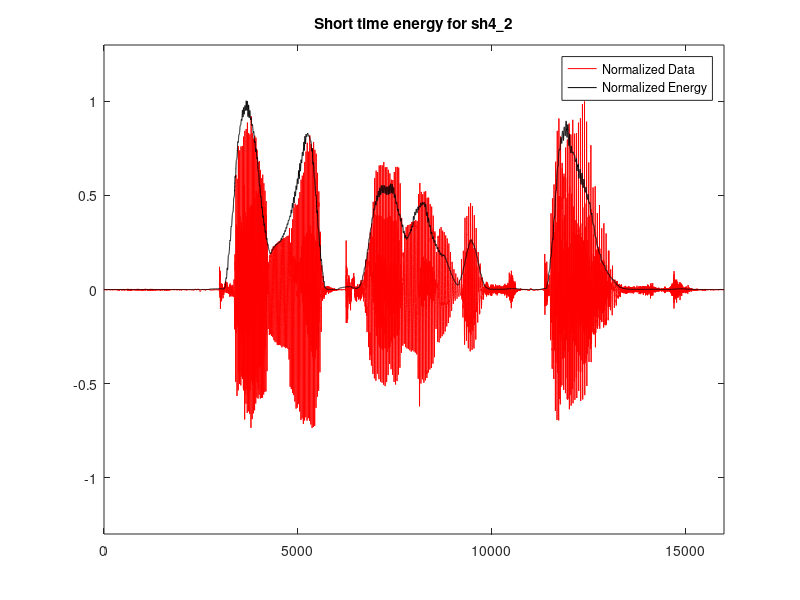
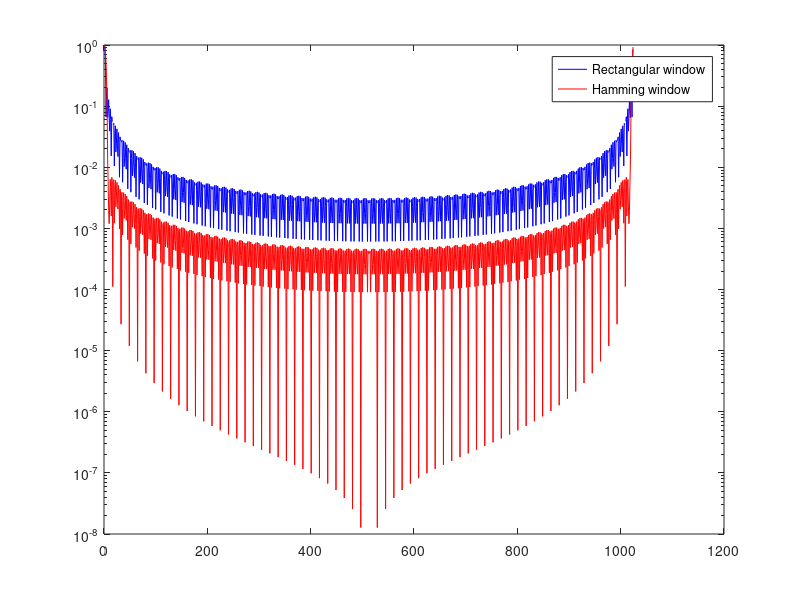
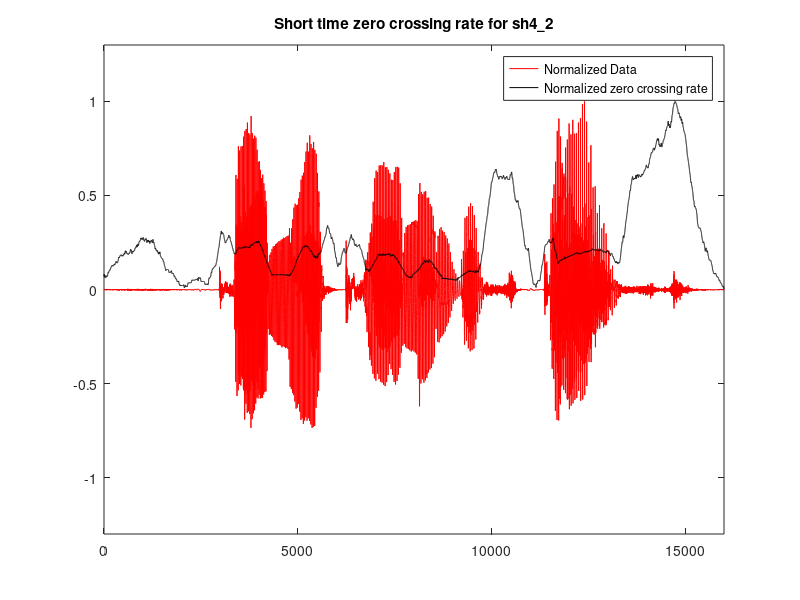
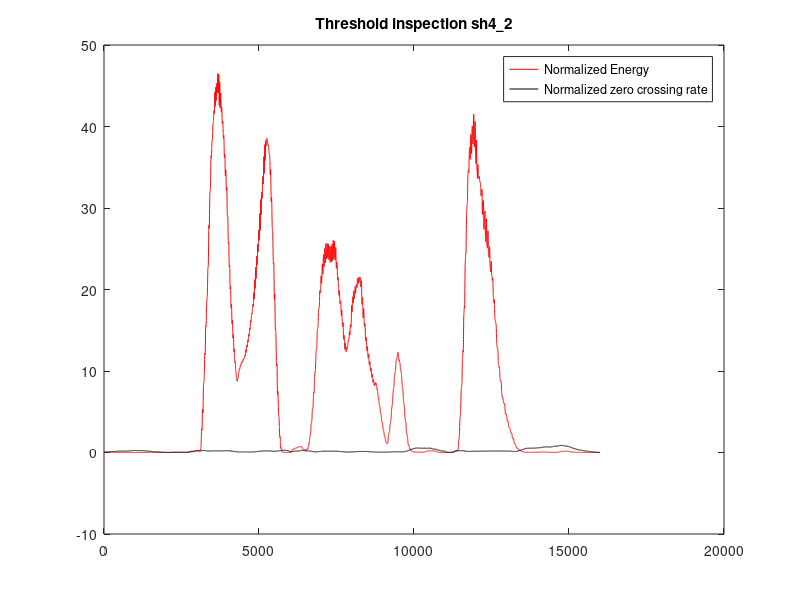

Write the MATLAB code that produced these figures, in order. (Note: this script raises an error after producing the figures.)
clear all
close all
clc

load normed_speech.mat
% data=sh4_2;
data=sh4_7;

frame_len=320;
frame_shift=10;
num_frames=fix(length(data)/frame_shift-frame_len/frame_shift);

for i=1:num_frames
    frame=data(((i-1)*frame_shift+1):(i*frame_shift+frame_len));
    energy(i)=sum(frame.*frame);
    zcr(i) = sum(abs(diff(frame>0)))/frame_len;
end

% subplot(2,1,1), plot(energy)
% title('Short time energy, sh4\_2, N=320, rectangular')
% subplot(2,1,2), plot(data)
% title('sh4\_2')

dataAxis=0:length(data)-1;
interpEnergy=resample(energy,length(data),length(energy));
interpZCR = resample(zcr,length(data),length(zcr));

figure(1)
plot(dataAxis, data./max(data), 'r')
hold on
plot(dataAxis, interpEnergy./max(energy), 'k')
legend('Normalized Data', 'Normalized Energy')
title('Short time energy for sh4\_2')
axis([0 inf -1.3 1.3])

%soundsc(data',8000)

rectang = ones(frame_len,1);
recPad = padarray(rectang, ceil((1024-length(rectang))/2));
hambone = hamming(frame_len);
hamPad = padarray(hambone, ceil((1024-length(hambone))/2));
fftRec = fft(recPad)/length(recPad);
fftHam = fft(hamPad)/length(hamPad);
figure(2)
semilogy(abs(fftRec)/abs(fftRec(1)), 'b')
hold on 
semilogy(abs(fftHam)/abs(fftHam(1)), 'r')
legend('Rectangular window', 'Hamming window')

figure(3)
plot(dataAxis, data./max(data), 'r')
hold on
plot(dataAxis, interpZCR./max(zcr), 'k')
legend('Normalized Data', 'Normalized zero crossing rate')
title('Short time zero crossing rate for sh4\_2')
axis([0 inf -1.3 1.3])

figure(4)
plot(interpEnergy, 'r')
hold on
plot(interpZCR, 'k')
legend('Normalized Energy', 'Normalized zero crossing rate')
title('Threshold inspection sh4\_2')
%axis([0 inf -1.3 1.3])

fish = data(13650:20320);
% soundsc(fish);

frame_len=320;
frame_shift=10;
num_frames=fix(length(fish)/frame_shift-frame_len/frame_shift);

for i=1:num_frames
    frame=fish(((i-1)*frame_shift+1):(i*frame_shift+frame_len));
    fishEnergy(i)=sum(frame.*frame);
    fishZCR(i) = sum(abs(diff(frame>0)))/frame_len;
end


%fishAxis=0:length(fish)-1;
%fishInterpEnergy=resample(fishEnergy,length(fish),length(fishEnergy));
%fishInterpZCR = resample(fishZcr,length(fish),length(fishZcr));

figure(5)
plot(fishEnergy./max(fishEnergy), 'r')
hold on
plot(fishZCR./max(fishZCR), 'k')
legend('Normalized Energy', 'Normalized zero crossing rate')
title('Short time ZCR and energy for "fish"')
axis([0 inf -1.3 1.3])